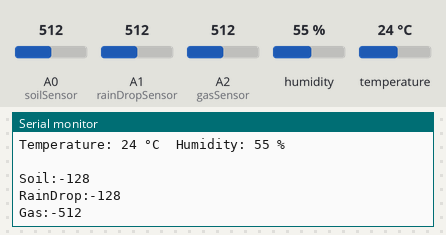
This sketch was run on a simulated Arduino Uno, built with avr-gcc and run on an emulated ATmega328P. Parts: the last lines printed to the serial monitor. Inputs (shaded band) come from the test bench; at power-on: humidity 55 %, A0 (soilSensor) = 512, A1 (rainDropSensor) = 512, A2 (gasSensor) = 512, temperature 24 °C.

Above: at 1.3 s.
1.4 s: humidity set to 22 %
2.9 s: A0 (soilSensor) set to 716
At 4.2 s:
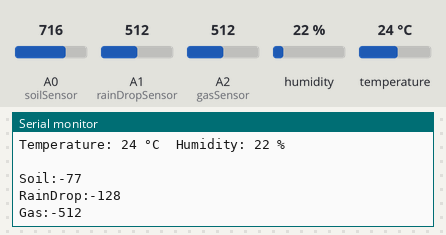
4.4 s: A1 (rainDropSensor) set to 716
At 5.7 s:
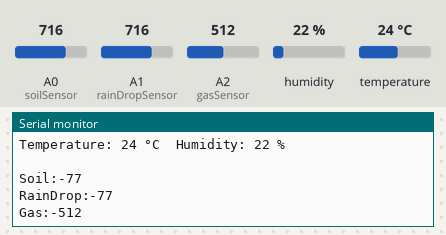
5.9 s: A2 (gasSensor) set to 716
At 7.2 s:
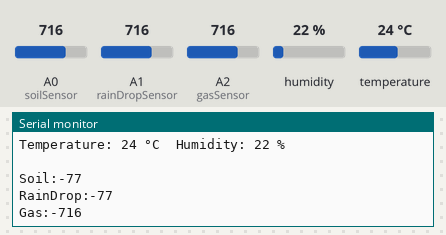
7.4 s: temperature set to 12 °C
8.9 s: A0 (soilSensor) set to 992
At 11.0 s:
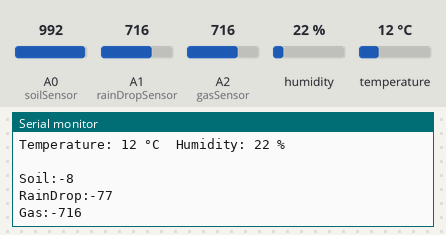
Timing chart, 0 to 11.4 s (numbered marks = the images above; inputs shaded):
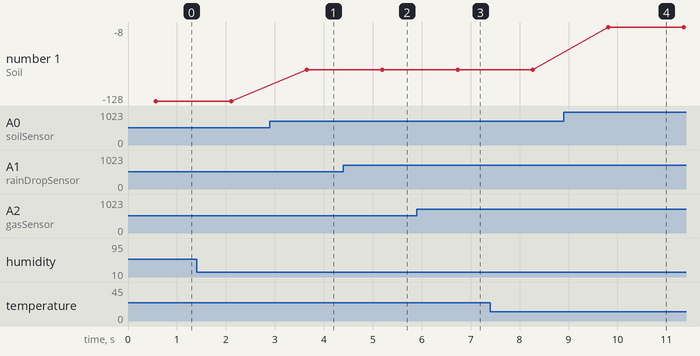

The sketch:

wheatherSystem.ino
```cpp
#include <DHT11.h>
#define soilSensor A0
#define rainDropSensor A1
#define dht 9
#define gasSensor A2
DHT11 dht11(8);

void setup() {
  // put your setup code here, to run once:
  pinMode(soilSensor,INPUT);
  pinMode(rainDropSensor,INPUT);
  pinMode(dht,INPUT);
  pinMode(gasSensor,INPUT);
  Serial.begin(9600);
}

void loop() {
  int temperature = 0;
  int humidity = 0;
  int result = dht11.readTemperatureHumidity(temperature, humidity);


        if (result == 0) {
        Serial.print("Temperature: ");
        Serial.print(temperature);
        Serial.print(" °C\tHumidity: ");
        Serial.print(humidity);
        Serial.println(" %");
        Serial.println("      ");
    } else {
        // Print error message based on the error code.
        Serial.println(DHT11::getErrorString(result));
    }


  // put your main code here, to run repeatedly:
  int Soil = analogRead(soilSensor);
  int Rain = analogRead(rainDropSensor);
  //double DHT = digitalRead(dht);
  int Gas = analogRead(gasSensor);

  Serial.print("Soil:-");
  Serial.print(soilSensr());
  Serial.println(" ");

  Serial.print("RainDrop:-");
  Serial.print(rainSensr());
  Serial.println(" ");

  //Serial.println(" DHT:");
  //Serial.print(DHT);

  Serial.print("Gas:-");
  Serial.print(Gas);
  Serial.println(" ");
  delay(1000);
}

int rainSensr() {
  int sensorValue = analogRead(rainDropSensor);  // Read the analog value from sensor
  int outputValue = map(sensorValue, 0, 1023, 255, 0); // map the 10-bit data to 8-bit data
  return outputValue;             // Return analog moisture value
}

int soilSensr() {
  int sensorValue = analogRead(soilSensor);  // Read the analog value from sensor
  int outputValue = map(sensorValue, 0, 1023, 255, 0); // map the 10-bit data to 8-bit data
  return outputValue;             // Return analog moisture value
}
```

Measured:
- after the input at 2.9 s, the serial monitor: prints a new line after 0.75 s (image 1)
- after the input at 4.4 s, the serial monitor: prints a new line after 0.81 s (image 2)
- after the input at 5.9 s, the serial monitor: prints a new line after 0.86 s (image 3)
- after the input at 8.9 s, the serial monitor: prints a new line after 0.91 s (image 4)
- plotted number 1: -128 → -77 after the input at 2.9 s, -77 → -8 after the input at 8.9 s
